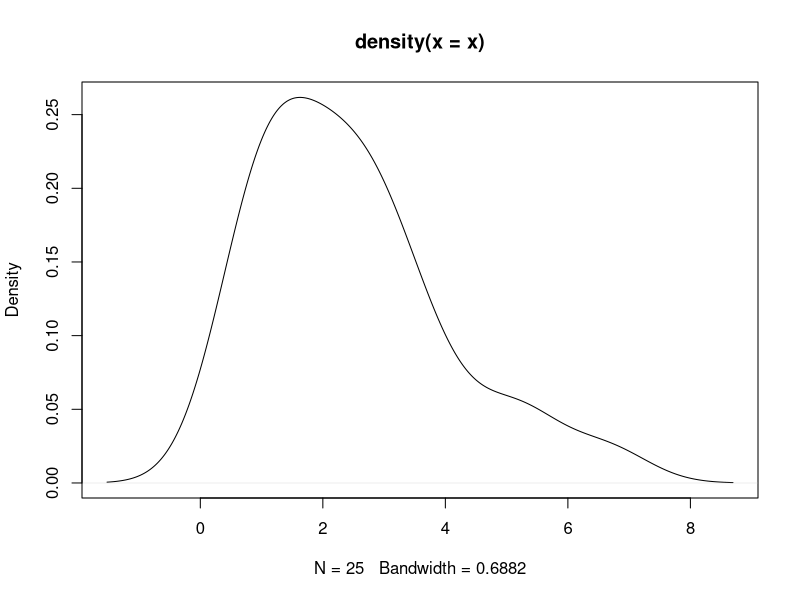
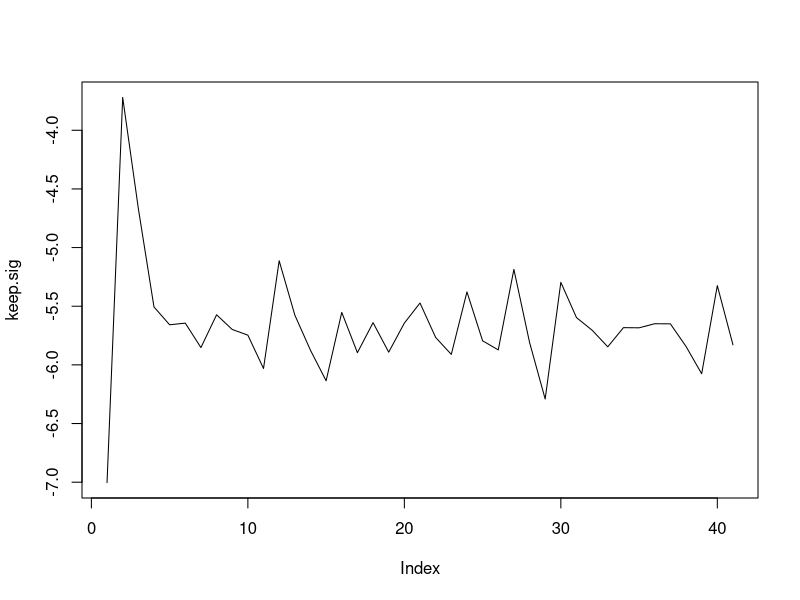
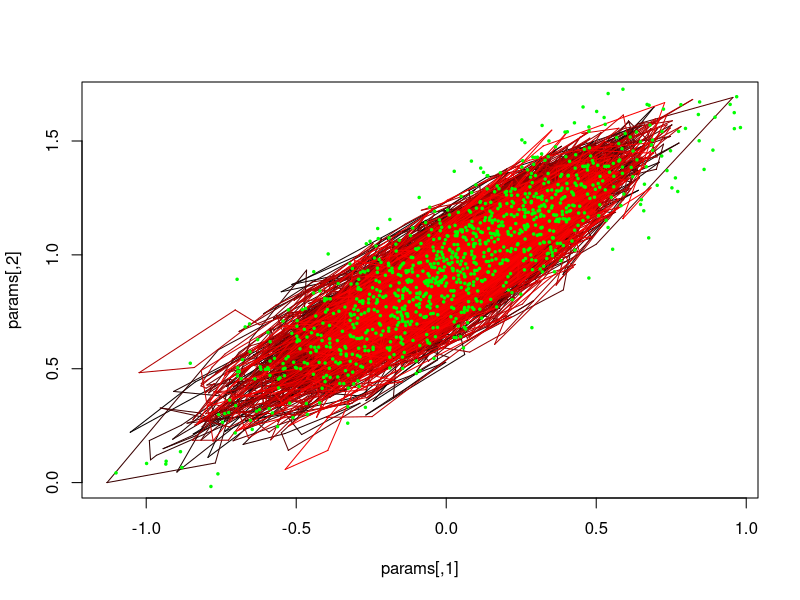
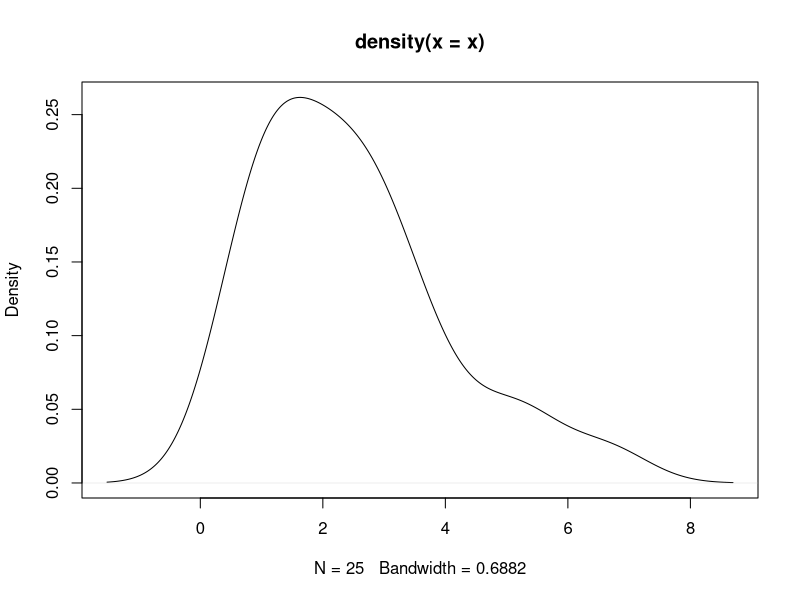

These charts were generated, in order, by the following R code: (Note: this script raises an error after producing the figures.)
library(coda)
library(MASS)

autotune = function(accept, target = 0.25, k = 2.5)
    (1+(cosh(accept-target)-1)*(k-1)/(cosh(target-
        ceiling(accept-target))-1))^sign(accept-target)

x = c(5.25644,6.630203,1.548099,1.978492,2.154677,3.18829,0.8640084,2.298181,2.023496,
    2.956788,3.788934,0.8952826,1.179618,2.539608,5.115685,2.870664,2.752188,
    0.5418666,0.7017399,1.163273,3.130179,3.910224,1.39601,1.728189,0.988848)
n = length(x)
plot(density(x))

nburn = 20000
nmcmc = 20000

params = matrix(0, nburn + nmcmc, 2)
accept = double(nburn + nmcmc)
window = 500
#cand.sig = matrix(c(0.0818, 0.1649, 0.1649, 0.4201), 2, 2)
#cand.sig = matrix(c(0.0748, 0.1502, 0.1502, 0.3884), 2, 2)
cand.sig = matrix(c(0.0753, 0.0597, 0.0597, 0.0594), 2, 2)

keep.sig = NULL
keep.acc = NULL
keep.sig[length(keep.sig)+1] = determinant(cand.sig)$modulus

for (i in 2:(nburn + nmcmc)){
    params[i,] = params[i-1,]

    # Joint update
    cand = mvrnorm(1, params[i,], cand.sig)

    tau = params[i,1]
    eta = params[i,2]

    cand.post = cand[1]*(n*exp(cand[2])+2) + 3*cand[2] - n*lgamma(exp(cand[2])) +
        (exp(cand[2])-1)*sum(log(x)) - exp(cand[1])*(2+sum(x)) - exp(cand[2])
    curr.post = tau*(n*exp(eta)+2) + 3*eta - n*lgamma(exp(eta)) +
        (exp(eta)-1)*sum(log(x)) - exp(tau)*(2+sum(x)) - exp(eta)

    if (log(runif(1)) < cand.post - curr.post){
        params[i,] = cand
        accept[i] = 1
        }

    if ((floor(i/window) == i/window) && (i <= nburn)){
#       cand.sig = cov(params[(i-window+1):i,])
        cand.sig = (cand.sig + autotune(mean(accept[(i-window+1):i]),
            k = max(window / 50, 1.5))^2 * cov(params[(i-window+1):i,]))/2
        keep.sig[length(keep.sig)+1] = determinant(cand.sig)$modulus
        keep.acc[length(keep.acc)+1] = mean(accept[(i-window+1):i])
        }
    }

plot(keep.sig, type='l')
keep.acc

cand.sig
var(params)

params = tail(params, nmcmc)
accept = tail(accept, nmcmc)

mean(accept)

apply(params, 2, mean)
var(params)
apply(params, 2, effectiveSize)

plot(params, pch = 20, type='n')
segments(x0 = params[-nmcmc,1], y0 = params[-nmcmc,2],
    x1 = params[-1,1], y1 = params[-1,2],
    col = rgb(seq(0, 1, length = nmcmc-1), 0, 0))
y = mvrnorm(1000, apply(params, 2, mean), cand.sig)
points(y, col = 'green', pch = 20, cex = 0.5)

pred = rgamma(nmcmc, params[,2], params[,1])
plot(density(x))
lines(density(pred), col = 'seagreen', lwd = 2)
